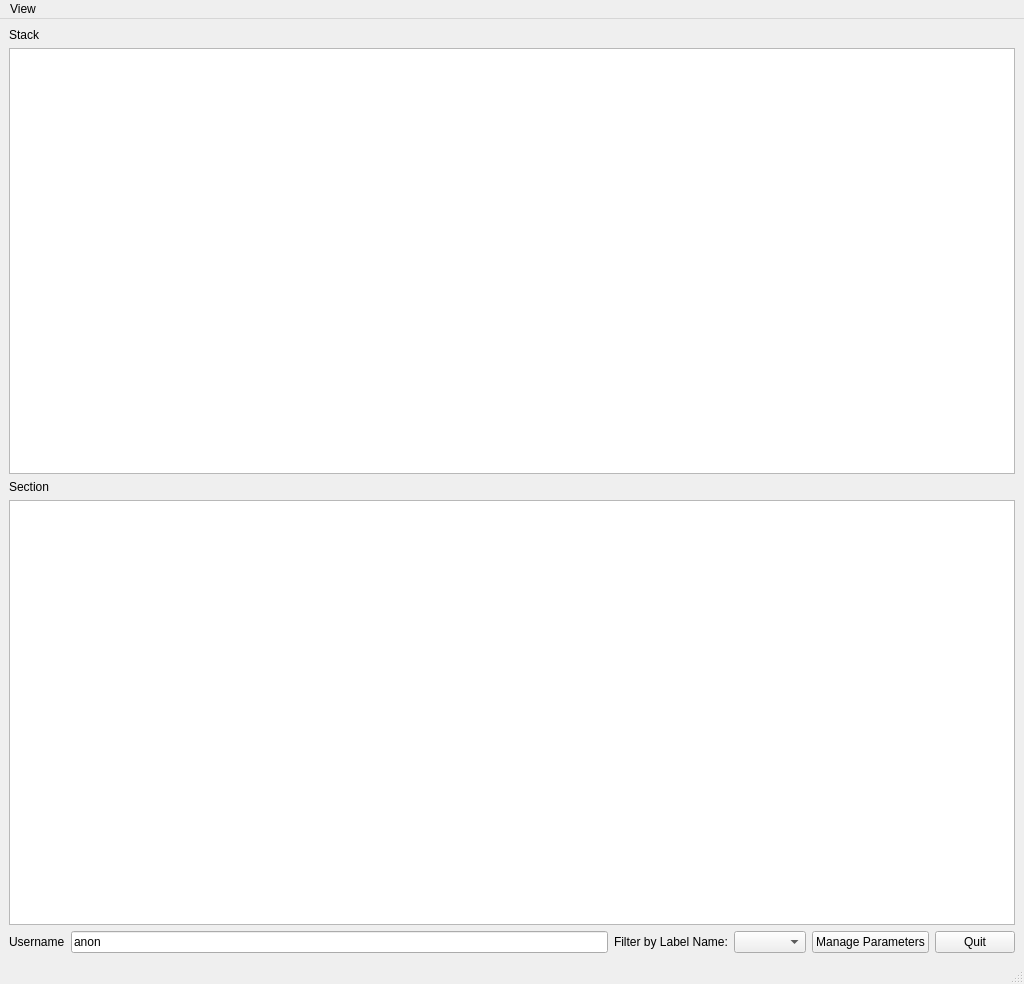
<?xml version="1.0" encoding="UTF-8"?>
<ui version="4.0">
 <class>DataManager</class>
 <widget class="QMainWindow" name="DataManager">
  <property name="geometry">
   <rect>
    <x>0</x>
    <y>0</y>
    <width>1024</width>
    <height>984</height>
   </rect>
  </property>
  <property name="windowTitle">
   <string>Data Manager</string>
  </property>
  <widget class="QWidget" name="cWidget">
   <layout class="QVBoxLayout" name="verticalLayout">
    <item>
     <layout class="QVBoxLayout" name="vLayout">
      <property name="sizeConstraint">
       <enum>QLayout::SetDefaultConstraint</enum>
      </property>
      <item>
       <widget class="QLabel" name="label_2">
        <property name="text">
         <string>Stack</string>
        </property>
       </widget>
      </item>
      <item>
       <layout class="QHBoxLayout" name="topLayout">
        <item>
         <layout class="QVBoxLayout" name="leftListLayout">
          <item>
           <widget class="QListView" name="stack_list"/>
          </item>
          <item>
           <widget class="QLabel" name="label_3">
            <property name="text">
             <string>Section</string>
            </property>
           </widget>
          </item>
          <item>
           <widget class="QListView" name="section_list"/>
          </item>
         </layout>
        </item>
       </layout>
      </item>
      <item>
       <layout class="QHBoxLayout" name="bottomLayout">
        <item>
         <widget class="QLabel" name="label">
          <property name="text">
           <string>Username</string>
          </property>
         </widget>
        </item>
        <item>
         <widget class="QLineEdit" name="usernameEdit">
          <property name="text">
           <string>anon</string>
          </property>
         </widget>
        </item>
        <item>
         <widget class="QLabel" name="label_4">
          <property name="text">
           <string>Filter by Label Name:</string>
          </property>
         </widget>
        </item>
        <item>
         <widget class="QComboBox" name="comboBoxBrowseMode">
          <property name="sizePolicy">
           <sizepolicy hsizetype="Preferred" vsizetype="Fixed">
            <horstretch>0</horstretch>
            <verstretch>0</verstretch>
           </sizepolicy>
          </property>
          <property name="sizeAdjustPolicy">
           <enum>QComboBox::AdjustToContents</enum>
          </property>
         </widget>
        </item>
        <item>
         <widget class="QPushButton" name="buttonParams">
          <property name="text">
           <string>Manage Parameters</string>
          </property>
         </widget>
        </item>
        <item>
         <widget class="QPushButton" name="buttonQuit">
          <property name="text">
           <string>Quit</string>
          </property>
         </widget>
        </item>
       </layout>
      </item>
     </layout>
    </item>
   </layout>
  </widget>
  <widget class="QMenuBar" name="menubar">
   <property name="geometry">
    <rect>
     <x>0</x>
     <y>0</y>
     <width>1024</width>
     <height>25</height>
    </rect>
   </property>
   <widget class="QMenu" name="menuView">
    <property name="title">
     <string>View</string>
    </property>
    <addaction name="actionLabeling"/>
   </widget>
   <addaction name="menuView"/>
  </widget>
  <widget class="QStatusBar" name="statusbar"/>
  <action name="actionStack_Section">
   <property name="text">
    <string>Show Original Images</string>
   </property>
  </action>
  <action name="actionLabeling">
   <property name="text">
    <string>Shows Labelings</string>
   </property>
  </action>
 </widget>
 <resources/>
 <connections/>
</ui>
